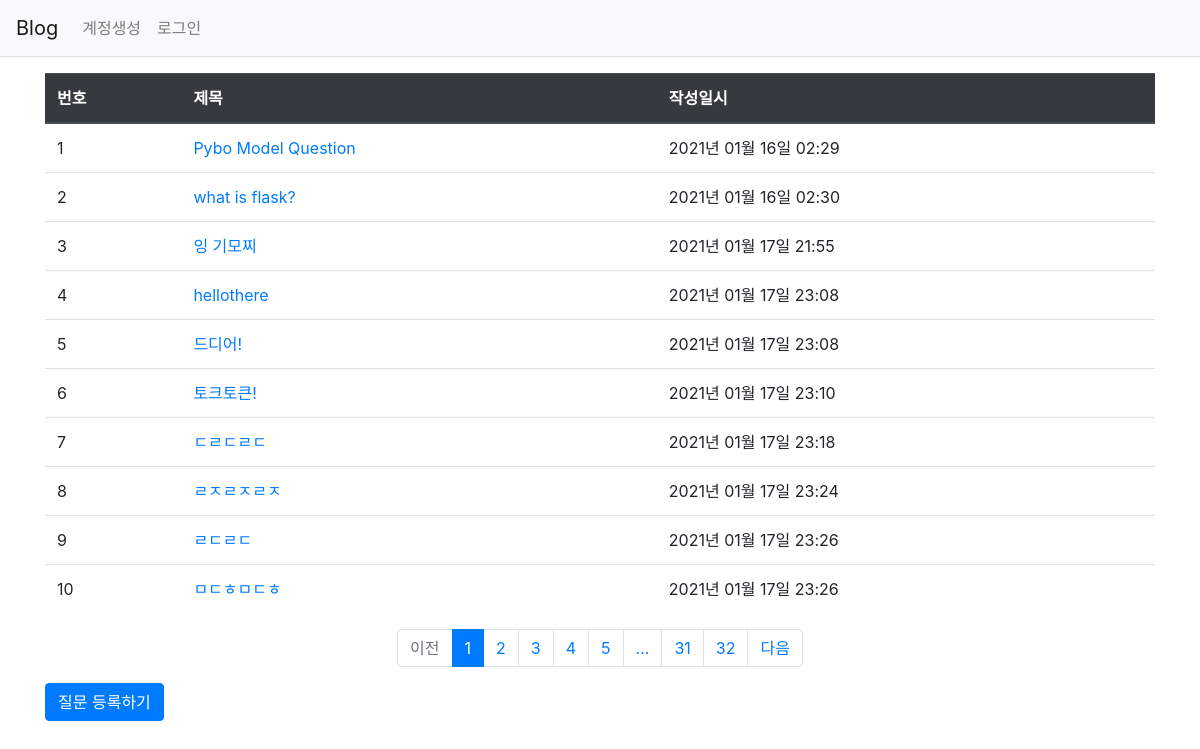
Page /question/list/ on the earlier database version.
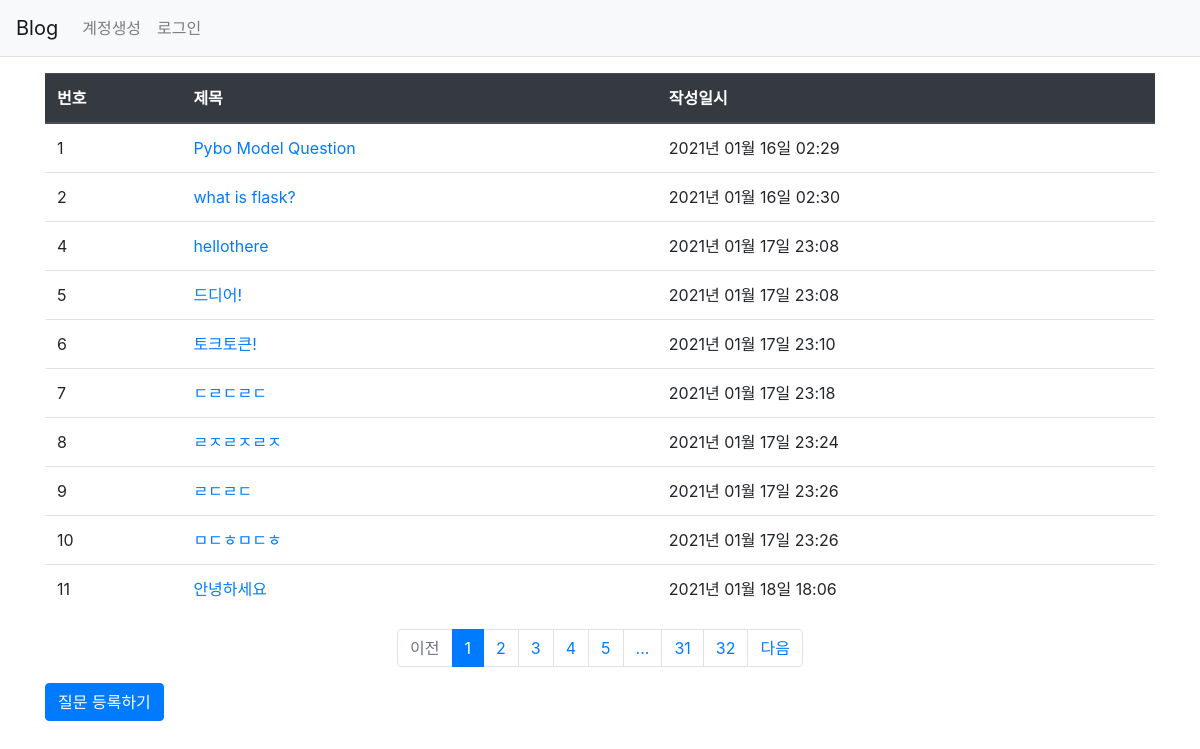
Same page on the later database version.
### pybo/models.py (models this page shows)
class Question(db.Model):
    id = db.Column(db.Integer, primary_key=True)
    subject = db.Column(db.String(200),nullable=False)
    content = db.Column(db.Text(),nullable=False)
    create_date = db.Column(db.DateTime(),nullable=False)

### pybo/views/question_views.py (the view)
@bp.route('/list/')
def _list():
    page = request.args.get('page',type=int, default=1 ) #페이지
    question_list = Question.query.order_by(Question.create_date.asc())
    question_list = question_list.paginate(page, per_page=10)
    return render_template('question/question_list.html',question_list=question_list)

### pybo/filter.py (called while the page is built)
def format_datetime(value, fmt='%Y년 %m월 %d일 %H:%M'):
    return value.strftime(fmt)

### pybo/templates/question/question_list.html
{% extends 'base.html' %}
{% block content %}
<div class="container my-3">
    <table class="table">
        <thead>
            <tr class="thead-dark">
                <th>번호</th>
                <th>제목</th>
                <th>작성일시</th>
            </tr>
        </thead>
        <tbody>
            {% if question_list %}
                {% for question in question_list.items %}
                <tr>
                    <td>{{ question.id }}</td>
                    <td>
                        <a href="{{ url_for('question.detail',question_id=question.id) }}"> {{ question.subject }}</a>
                    </td>
                    <td>{{ question.create_date|datetime }}</td>
                </tr>
                {% endfor %}
                {% else %}
                <tr>
                    <td colspan="3">질문이 없습니다.</td>
                </tr>
        {% endif %}
        </tbody>
    </table>
        <ul class="pagination justify-content-center">
            {% if question_list.has_prev %}
            <li class="page-item">
                <a href="?page={{ question_list.prev_num }}" class="page-link">이전</a>
            </li>
            {% else %}
            <li class="page-item disabled">
                <a href="#" class="page-link" tabindex="-1" aria-disabled="true">이전</a>
            </li>
        {% endif %}
        {% for page_num in question_list.iter_pages() %}
            {% if page_num %}
                {% if page_num != question_list.page %}
                <li class="page-item">
                    <a href="?page={{ page_num }}" class="page-link">{{ page_num }}</a>
                </li>
                {% else %}
                <li class="page-item active" aria-current="page">
                    <a href="#" class="page-link">{{ page_num }}</a>
                </li>
                {% endif %}
            {% else %}
            <li class="disabled">
                <a href="#" class="page-link">...</a>
            </li>
            {% endif %}
        {% endfor %}
        {% if question_list.has_next %}
        <li class="page-item">
            <a href="?page={{ question_list.next_num }}" class="page-link">다음</a>
        </li>
        {% else %}
        <li class="page-item disabled">
            <a href="#" class="page-link" tabindex="-1" aria-disabled="true">다음</a>
        </li>
        {% endif %}
    </ul>
    <a href="{{url_for('question.create')}}" class="btn btn-primary">질문 등록하기</a>
</div>
{% endblock %}

### pybo/templates/base.html (shortened to what this page needs)
<!DOCTYPE html>
<html lang="en">
<head>
    <link rel="stylesheet" href="{{ url_for('static',filename='bootstrap.min.css') }}">
</head>
<body>
    {% include "navbar.html" %}
    {% block content %}
    {% endblock %}
</body>
</html>

### pybo/templates/navbar.html (shortened to what this page needs)
<nav class="navbar navbar-expand-lg navbar-light bg-light border-bottom">
    <a class="navbar-brand" href="{{ url_for('main.index') }}">Blog
    </a>
    <div class="collapse navbar-collapse flex-grow-0" id="navbarNav">
        <ul class="navbar-nav">
            <li class="nav-item ">
                <a class="nav-link" href="#">계정생성</a>
            </li>
            <li class="nav-item ">
                <a class="nav-link" href="#">로그인</a>
            </li>
        </ul>
    </div>
</nav>

Differences in the rows shown:
removed Question: id "3", subject "잉 기모찌", create_date "2021년 01월 17일 21:55"
now on this page (row unchanged): Question: id "11", subject "안녕하세요", create_date "2021년 01월 18일 18:06"
